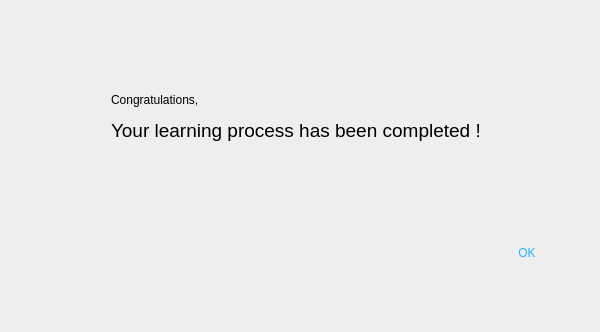
<?xml version="1.0" encoding="UTF-8"?>
<ui version="4.0">
 <class>Dialog</class>
 <widget class="QDialog" name="Dialog">
  <property name="geometry">
   <rect>
    <x>0</x>
    <y>0</y>
    <width>600</width>
    <height>332</height>
   </rect>
  </property>
  <property name="windowTitle">
   <string>Dialog</string>
  </property>
  <property name="styleSheet">
   <string notr="true">background-color: rgb(238, 238, 238);</string>
  </property>
  <layout class="QGridLayout" name="gridLayout">
   <item row="0" column="0">
    <layout class="QHBoxLayout" name="horizontalLayout">
     <item>
      <spacer name="horizontalSpacer_2">
       <property name="orientation">
        <enum>Qt::Horizontal</enum>
       </property>
       <property name="sizeType">
        <enum>QSizePolicy::Maximum</enum>
       </property>
       <property name="sizeHint" stdset="0">
        <size>
         <width>100</width>
         <height>20</height>
        </size>
       </property>
      </spacer>
     </item>
     <item>
      <widget class="QLabel" name="label">
       <property name="minimumSize">
        <size>
         <width>200</width>
         <height>100</height>
        </size>
       </property>
       <property name="maximumSize">
        <size>
         <width>391</width>
         <height>121</height>
        </size>
       </property>
       <property name="styleSheet">
        <string notr="true">font: 25 28pt &quot;Roboto [GOOG]&quot;;</string>
       </property>
       <property name="text">
        <string>&lt;html&gt;&lt;head/&gt;&lt;body&gt;&lt;p&gt;Congratulations,&lt;/p&gt;&lt;p&gt;&lt;span style=&quot; font-size:14pt;&quot;&gt;Your learning process has been completed !&lt;/span&gt;&lt;/p&gt;&lt;/body&gt;&lt;/html&gt;</string>
       </property>
      </widget>
     </item>
     <item>
      <spacer name="horizontalSpacer_3">
       <property name="orientation">
        <enum>Qt::Horizontal</enum>
       </property>
       <property name="sizeHint" stdset="0">
        <size>
         <width>40</width>
         <height>20</height>
        </size>
       </property>
      </spacer>
     </item>
    </layout>
   </item>
   <item row="1" column="0">
    <layout class="QHBoxLayout" name="horizontalLayout_2">
     <item>
      <spacer name="horizontalSpacer">
       <property name="orientation">
        <enum>Qt::Horizontal</enum>
       </property>
       <property name="sizeHint" stdset="0">
        <size>
         <width>40</width>
         <height>20</height>
        </size>
       </property>
      </spacer>
     </item>
     <item>
      <widget class="QPushButton" name="pushButton">
       <property name="minimumSize">
        <size>
         <width>124</width>
         <height>45</height>
        </size>
       </property>
       <property name="maximumSize">
        <size>
         <width>124</width>
         <height>45</height>
        </size>
       </property>
       <property name="styleSheet">
        <string notr="true">background-image:url(/home/pi/Desktop/AWHT/UI_files/final_assets/Secondary_btn/normal.png);
color: rgb(38, 177, 255);
font: 14pt &quot;Roboto [GOOG]&quot;;</string>
       </property>
       <property name="text">
        <string>OK</string>
       </property>
       <property name="flat">
        <bool>true</bool>
       </property>
      </widget>
     </item>
    </layout>
   </item>
  </layout>
 </widget>
 <resources/>
 <connections/>
</ui>
